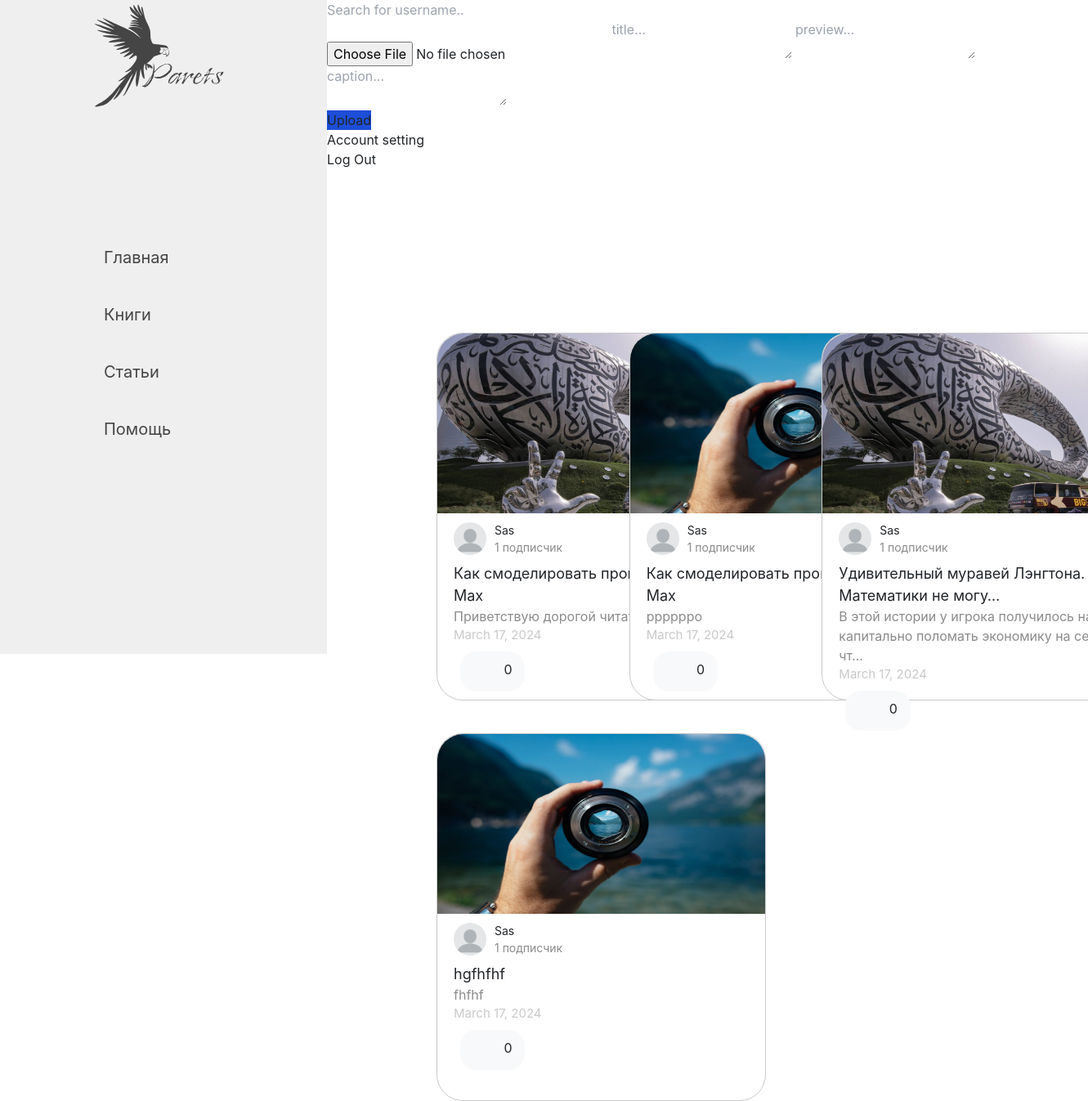
The app's page / (signed in), older data.
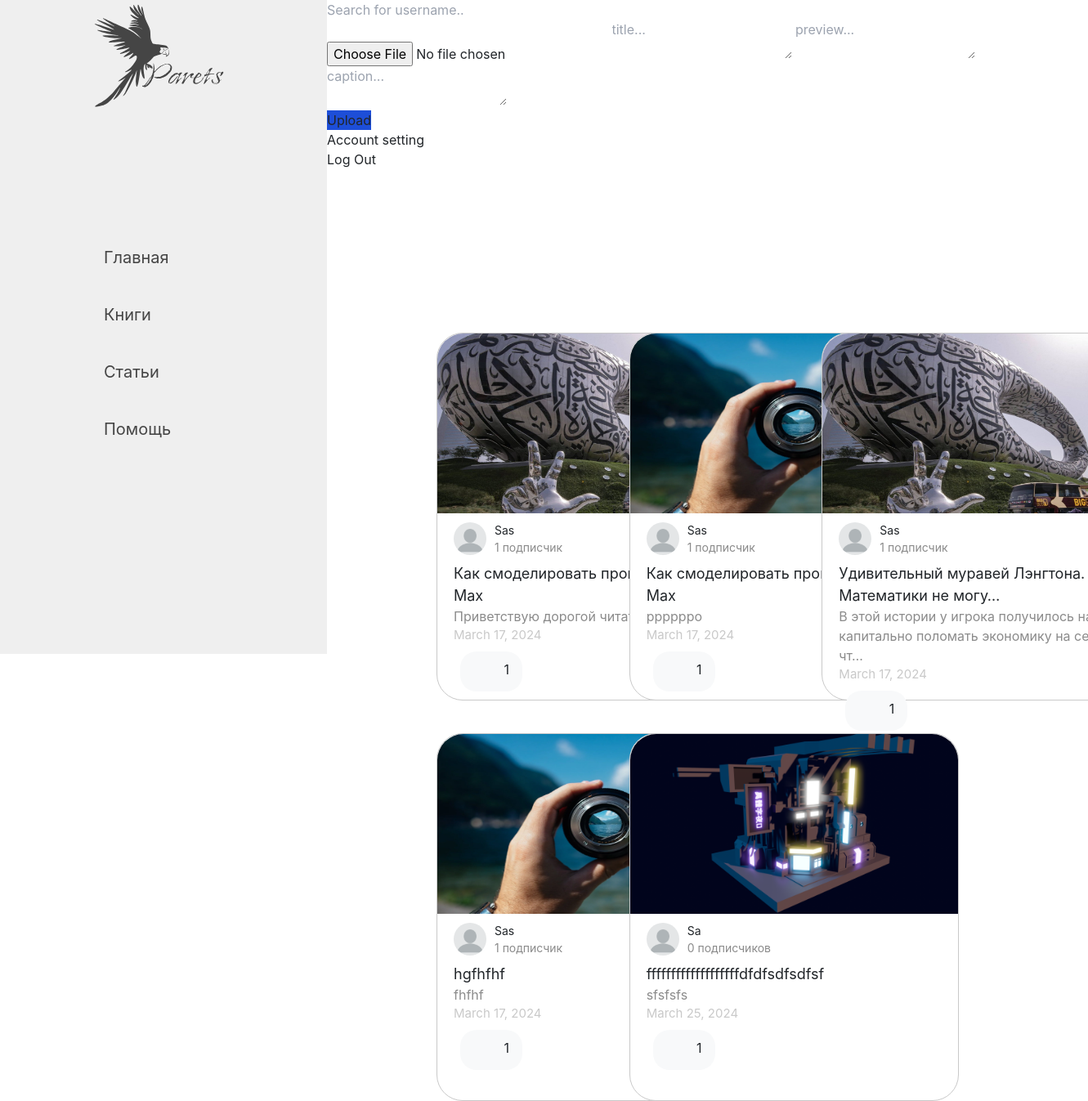
The same page, newer data.
### core/models.py (models this page shows, shortened)
class Post(models.Model):
    user = models.CharField(max_length=100)
    image =  models.ImageField(upload_to='post_images')
    title = models.CharField(max_length=100)
    preview = models.CharField(max_length=300)
    caption = models.TextField()
    created_at = models.DateTimeField(default=datetime.now)
    no_of_likes = models.IntegerField(default=0)
    likes = models.ManyToManyField(User,related_name='user_like', blank=True)
    @property
    def total_likes(self):
        return self.likes.count()

class Profile(models.Model):
    user = models.ForeignKey(User, on_delete=models.CASCADE)
    id_user = models.IntegerField()
    bio = models.TextField(blank=True)
    profileimg = models.ImageField(upload_to='profile_images', default='blank_profile_pictre.png')
    location = models.CharField(max_length=100, blank=True)

### core/views.py (the view)
# urls.py: path('', views.index, name='index'),
@login_required(login_url='signin')
def index(request):
    user_object = User.objects.get(username=request.user.username)
    user_profile = Profile.objects.get(user=user_object)
    post = Post.objects.all()
    current_user = request.user
    user_profiles = Profile.objects.all()
    user_subscriber_counts = {}
    for profile in user_profiles:
        user_followers = FollowersCount.objects.filter(user=profile.user).count()
        user_subscriber_counts[profile.user.username] = user_followers
    return render(request, 'index.html', {'user_profile': user_profile, 'posts':post, 'user_subscriber_counts': user_subscriber_counts, 'current_user': current_user})

### core/templatetags/custom_filters.py (called while the page is built)
@register.filter
def get_item(dictionary, key):
    return dictionary.get(key, 0)

### templates/index.html (shortened to what the changed rows need)
{% load static %}
{% load custom_filters %}
<!DOCTYPE html>
<html lang="en">
<head>
    <link rel="stylesheet"  href="{% static 'main.css' %}">
    <script src="https://cdn.tailwindcss.com"></script>
    <link rel="stylesheet" href="{% static 'blog/css/bootstrap.min.css' %}" />
    <link rel="stylesheet" href="{% static 'blog/css/icofont/icofont/icofont.min.css' %}" />
</head>
<body>
            <div class="conteiner">
                <div class="grid grid-cols-3 gap-10">
                    {% for post in posts %}
                    <div class="post_cart">
                        <div>
                            <img class="img_article"  src="{{post.image.url}}" alt="">
                        </div>
                        <div class="interior_conteiner">
                            <div class="personal_conteiner">
                                <a href=""><img class="user_profile" src="{{user_profile.profileimg.url}}" alt=""></a>
                                <div class="personal_info">
                                    <a href="/profile/{{post.user}}">{{post.user}}</a>
                                    <br>
                                    {% if user_subscriber_counts|get_item:post.user == 0 or user_subscriber_counts|get_item:post.user >= 5  %}
                                        <a  class="followers" href="/profile/{{post.user}}">{{ user_subscriber_counts|get_item:post.user }} подписчиков</a>
                                    {% elif user_subscriber_counts|get_item:post.user == 1 %}
                                        <a class="followers" href="/profile/{{post.user}}">{{ user_subscriber_counts|get_item:post.user }} подписчик</a>
                                    {% elif user_subscriber_counts|get_item:post.user == 2 or 3 or 4   %}
                                        <a class="followers" href="/profile/{{post.user}}">{{ user_subscriber_counts|get_item:post.user }} подписчика</a>
                                    {% endif %}
                                </div>
                            </div>
                                <div class="info_conteiner">
                                    <p class="post_title"><a href="{{ post.id }}">{{post.title|truncatechars:50}}</a></p>
                                    <p class="post_preview"><a href="{{ post.id }}">{{post.preview|truncatechars:90}}</a></p>
                                </div>
                                <p class="post_created_at">{{ post.created_at|date }}</p>
                                <div class="bg-light py-2 px-3 ml-2 mb-1" style="display: inline-block; border-radius: 20px;">
                                    <button type="button" id="{{ post.pk }}" data-url="{% url 'post_like' %}"
                                        class="btn border-0 likebtn m-0 p-0">
                                        <i id="icons" class="icofont icofont-thumbs-up icofont-2x"></i>
                                    </button>
                                    <span id="like_count{{post.pk}}" class="like_count mt-3 pl-2">{{post.total_likes}}</span>
                                </div>
                        </div>
                    </div>
                    {% endfor %}
                </div>
            </div>
</body>
</html>

Row changes from the older to the newer data that the page shows:
changed Post "Приветствую дорогой читатель": total_likes "0" → "1"
computed for Post "ppppppo": total_likes "0" → "1"
computed for Post "В этой истории у игрока получилось": total_likes "0" → "1"
computed for Post "hgfhfhf": total_likes "0" → "1"
added Post: image (picture), profileimg (placeholder picture), user "Sa", user "0", title "fffffffffffffffffffdfdfsdfsdfsf", preview "sfsfsfs", created_at "March 25, 2024", total_likes "1"
